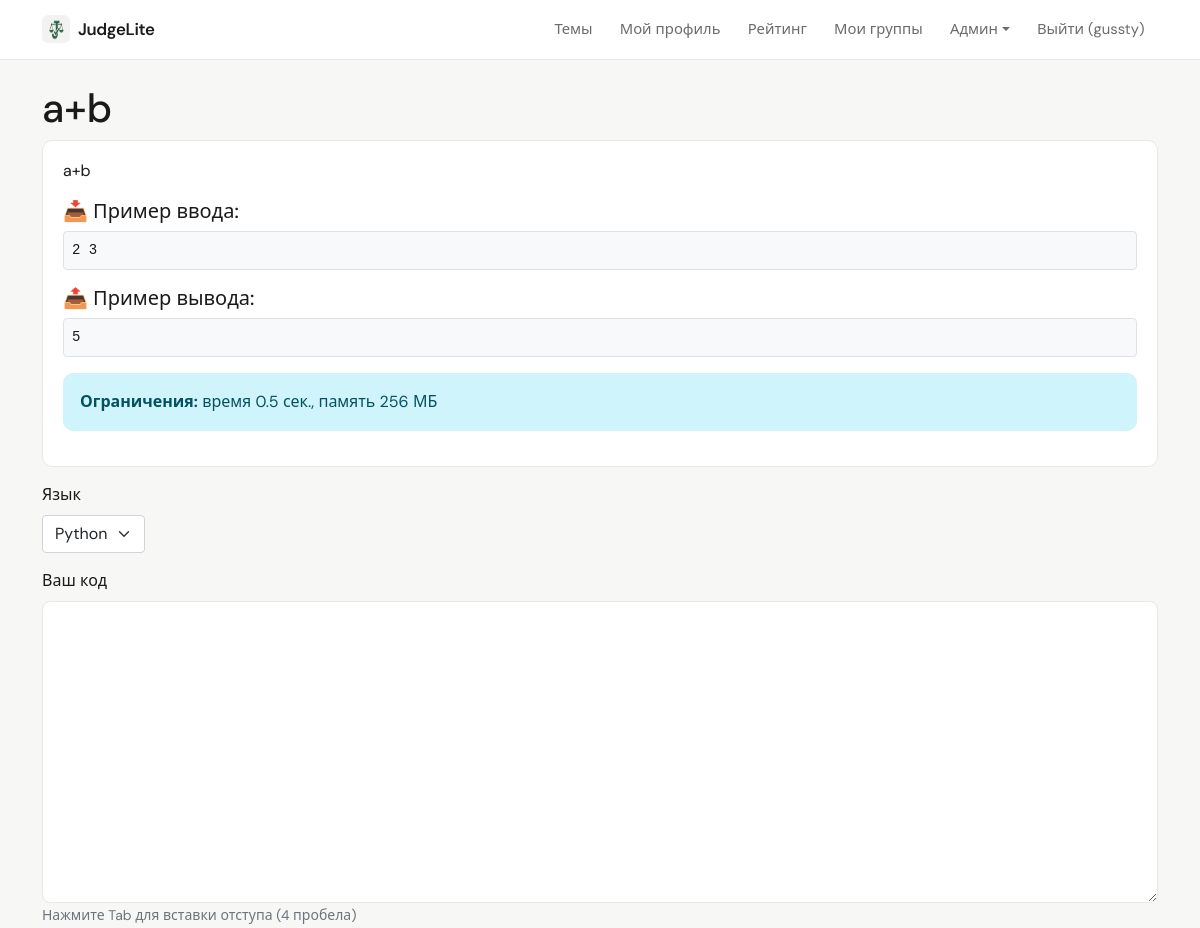
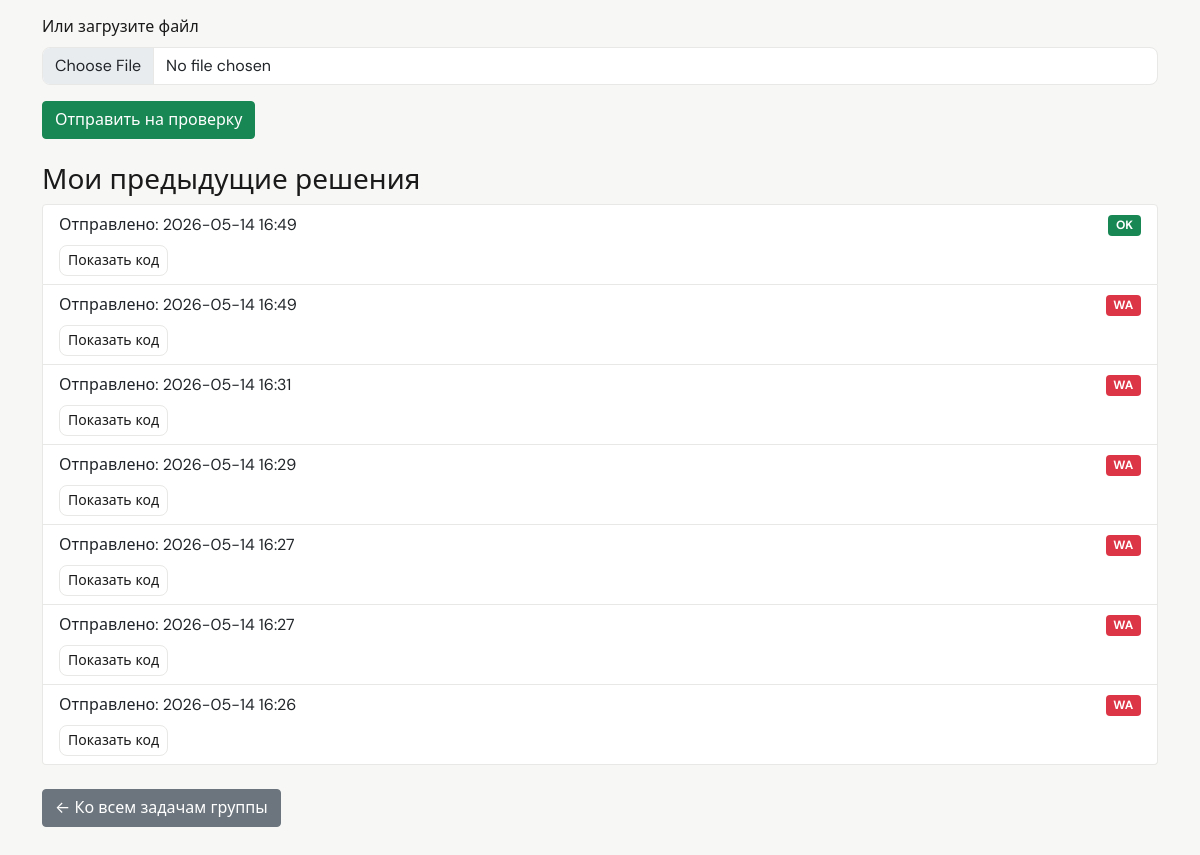
The page /group/task/1 (signed in) on the database its author committed (2 pictures, top to bottom).
### data/users.py (models this page shows, shortened)
class User(SqlAlchemyBase, UserMixin, SerializerMixin):
    __tablename__ = 'users'
    id = sqlalchemy.Column(sqlalchemy.Integer, primary_key=True, autoincrement=True)
    name = sqlalchemy.Column(sqlalchemy.String, nullable=True)
    about = sqlalchemy.Column(sqlalchemy.String, nullable=True)
    email = sqlalchemy.Column(sqlalchemy.String, index=True, unique=True, nullable=True)
    hashed_password = sqlalchemy.Column(sqlalchemy.String, nullable=True)
    created_date = sqlalchemy.Column(sqlalchemy.DateTime, default=datetime.datetime.now)
    is_admin = sqlalchemy.Column(sqlalchemy.Boolean, default=False)
    is_super_admin = sqlalchemy.Column(sqlalchemy.Boolean, default=False)
    avatar_filename = sqlalchemy.Column(sqlalchemy.String, nullable=True)  # новое поле
    submissions = orm.relationship("Submission", back_populates="user")

### data/group_tasks.py (models this page shows)
class GroupTask(SqlAlchemyBase):
    __tablename__ = 'group_tasks'
    id = sqlalchemy.Column(sqlalchemy.Integer, primary_key=True, autoincrement=True)
    group_id = sqlalchemy.Column(sqlalchemy.Integer, sqlalchemy.ForeignKey("groups.id"), nullable=False)
    title = sqlalchemy.Column(sqlalchemy.String, nullable=False)
    description = sqlalchemy.Column(sqlalchemy.Text, nullable=False)
    input_example = sqlalchemy.Column(sqlalchemy.Text, nullable=True)
    output_example = sqlalchemy.Column(sqlalchemy.Text, nullable=True)
    tests_json = sqlalchemy.Column(sqlalchemy.Text, nullable=False)
    time_limit = sqlalchemy.Column(sqlalchemy.Float, default=2.0)
    created_by = sqlalchemy.Column(sqlalchemy.Integer, sqlalchemy.ForeignKey("users.id"), nullable=False)
    created_at = sqlalchemy.Column(sqlalchemy.DateTime, default=datetime.datetime.now)
    group = orm.relationship("Group", back_populates="tasks")
    submissions = orm.relationship("GroupSubmission", back_populates="task", cascade="all, delete-orphan")

### data/group_submissions.py (models this page shows)
class GroupSubmission(SqlAlchemyBase):
    __tablename__ = 'group_submissions'
    id = sqlalchemy.Column(sqlalchemy.Integer, primary_key=True, autoincrement=True)
    task_id = sqlalchemy.Column(sqlalchemy.Integer, sqlalchemy.ForeignKey("group_tasks.id"), nullable=False)
    user_id = sqlalchemy.Column(sqlalchemy.Integer, sqlalchemy.ForeignKey("users.id"), nullable=False)
    code = sqlalchemy.Column(sqlalchemy.Text, nullable=False)
    language = sqlalchemy.Column(sqlalchemy.String, default='python')
    status = sqlalchemy.Column(sqlalchemy.String, default='pending')
    details = sqlalchemy.Column(sqlalchemy.Text, nullable=True)
    created_at = sqlalchemy.Column(sqlalchemy.DateTime, default=datetime.datetime.now)
    review_comment = sqlalchemy.Column(sqlalchemy.Text, nullable=True)
    task = orm.relationship("GroupTask", back_populates="submissions")
    user = orm.relationship("User")

### app.py (the view, shortened to what this page needs)
@app.route('/group/task/<int:task_id>', methods=['GET', 'POST'])
@login_required
def group_task_detail(task_id):
    form = SubmissionForm()
    task = None
    group = None
    previous_submissions = []
    with db_session.session_scope() as session:
        task = session.query(GroupTask).get(task_id)
        if not task:
            flash('Задача не найдена', 'danger')
            return redirect(url_for('my_groups'))
        group = session.query(Group).get(task.group_id)
        is_member = session.query(GroupMember).filter_by(group_id=group.id, user_id=current_user.id).first()
        if not is_member and group.created_by != current_user.id:
            flash('Доступ запрещён', 'danger')
            return redirect(url_for('my_groups'))
        previous_submissions = session.query(GroupSubmission).filter(
            GroupSubmission.task_id == task_id,
            GroupSubmission.user_id == current_user.id
        ).order_by(GroupSubmission.created_at.desc()).all()
    temp_code = flask_session.pop('temp_code', None)
    if temp_code:
        form.code.data = temp_code
    return render_template('group_task_detail.html', task=task, form=form, group=group,
                           previous_submissions=previous_submissions)

### forms/task.py
class SubmissionForm(FlaskForm):
    code = TextAreaField('Ваш код', validators=[DataRequired()])
    file = FileField('Или загрузите файл')
    language = SelectField('Язык', choices=[('python', 'Python'), ('cpp', 'C++')], default='python')
    submit = SubmitField('Отправить на проверку')

### app.py (called while the page is built)
@login_manager.user_loader
def load_user(user_id):
    session = db_session.create_session()
    user = session.get(User, int(user_id))
    if user:
        _ = user.is_admin
        _ = user.is_super_admin
    session.close()
    return user

@app.context_processor
def inject_user():
    return dict(current_user=current_user)

### data/db_session.py (called while the page is built)
def create_session() -> Session:
    global __factory
    return __factory()

@contextmanager
def session_scope():
    session = create_session()
    try:
        yield session
        session.commit()
    except Exception:
        session.rollback()
        raise
    finally:
        session.close()

### templates/group_task_detail.html (shortened to what this page needs)
{% extends "base.html" %}
{% block content %}
<h1>{{ task.title }}</h1>
<div class="card app-card mb-3">
    <div class="card-body">
        <p>{{ task.description|safe }}</p>
        {% if task.input_example %}
            <h5>📥 Пример ввода:</h5>
            <pre class="bg-light p-2 border rounded">{{ task.input_example }}</pre>
        {% endif %}
        {% if task.output_example %}
            <h5>📤 Пример вывода:</h5>
            <pre class="bg-light p-2 border rounded">{{ task.output_example }}</pre>
        {% endif %}
        <div class="alert alert-info">
            <strong>Ограничения:</strong> время {{ task.time_limit }} сек., память 256 МБ
        </div>
    </div>
</div>
<form method="POST" enctype="multipart/form-data" id="taskForm">
    <div class="mb-3">
        {{ form.language.label(class="form-label") }}
        {{ form.language(class="form-select", style="width: auto;") }}
    </div>
    <div class="mb-3">
        {{ form.code.label(class="form-label") }}
        {{ form.code(class="form-control font-monospace", rows=12, id="code-editor") }}
        <small class="text-muted">Нажмите Tab для вставки отступа (4 пробела)</small>
    </div>
    <div class="mb-3">
        {{ form.file.label(class="form-label") }}
        {{ form.file(class="form-control") }}
    </div>
    {{ form.submit(class="btn btn-success") }}
</form>
{% if previous_submissions %}
<h3 class="mt-4">Мои предыдущие решения</h3>
<div class="list-group mb-3">
    {% for sub in previous_submissions %}
    <div class="list-group-item">
        <div class="d-flex justify-content-between align-items-center">
            <span>Отправлено: {{ sub.created_at.strftime('%Y-%m-%d %H:%M') }}</span>
            <span class="badge bg-{{ 'success' if sub.status=='OK' else 'danger' if sub.status in ['WA','RE','CE','TL'] else 'secondary' }}">
                {{ sub.status }}
            </span>
        </div>
        <button class="btn btn-sm btn-outline-secondary mt-2" type="button" data-bs-toggle="collapse" data-bs-target="#code-{{ sub.id }}">Показать код</button>
    </div>
    {% endfor %}
</div>
{% endif %}
<a href="{{ url_for('group_tasks_list', group_id=group.id) }}" class="btn btn-secondary mt-2">← Ко всем задачам группы</a>
{% endblock %}

### templates/base.html (shortened to what this page needs)
<!doctype html>
<html lang="ru">
<head>
    <link href="https://cdn.jsdelivr.net/npm/bootstrap@5.0.2/dist/css/bootstrap.min.css" rel="stylesheet">
    <link href="{{ url_for('static', filename='app.css') }}" rel="stylesheet">
</head>
<body class="app-body {% block body_class %}{% endblock %}">
    <nav class="navbar navbar-expand-lg app-navbar">
        <div class="container">
            <a class="navbar-brand d-flex align-items-center gap-2" href="{{ url_for('index') }}">
                <img src="{{ url_for('static', filename='judgelite-mark.png') }}" alt="" class="app-brand-mark" width="28" height="28">
                <span>JudgeLite</span>
            </a>
            <div class="collapse navbar-collapse" id="navbarNav">
                <ul class="navbar-nav ms-auto">
                    <li class="nav-item"><a class="nav-link" href="{{ url_for('topics_list') }}">Темы</a></li>
                    {% if current_user.is_authenticated %}
                        <li class="nav-item"><a class="nav-link" href="{{ url_for('profile') }}">Мой профиль</a></li>
                        <li class="nav-item"><a class="nav-link" href="{{ url_for('rating') }}">Рейтинг</a></li>
                        <li class="nav-item"><a class="nav-link" href="{{ url_for('my_groups') }}">Мои группы</a></li>
                        {% if current_user.is_admin %}
                            <li class="nav-item dropdown">
                                <a class="nav-link dropdown-toggle" href="#" id="adminDropdown" role="button" data-bs-toggle="dropdown">Админ</a>
                            </li>
                        {% endif %}
                        <li class="nav-item"><a class="nav-link" href="{{ url_for('logout') }}">Выйти ({{ current_user.name }})</a></li>
                    {% else %}
                        <li class="nav-item"><a class="nav-link" href="{{ url_for('login') }}">Войти</a></li>
                        <li class="nav-item"><a class="nav-link" href="{{ url_for('register') }}">Регистрация</a></li>
                    {% endif %}
                </ul>
            </div>
        </div>
    </nav>
    <div class="container mt-4" style="padding-bottom: 80px;">
        {% block content %}{% endblock %}
    </div>
</body>
</html>

### static/app.css (style rules this page uses)
:root { --app-bg: #f7f7f5; --app-surface: #ffffff; --app-text: #1a1a1a; --app-muted: #6b6b6b; --app-border: #e8e8e6; --app-accent: #2d6a4f; --app-accent-hover: #1b4332; --app-radius: 10px; --app-font: "DM Sans", system-ui, -apple-system, "Segoe UI", Roboto, sans-serif; --chart-grid: rgba(0, 0, 0, 0.06); --chart-muted: #6b6b6b; --chart-donut-border: #ffffff; }
.app-brand-mark { border-radius: 6px; flex-shrink: 0; }
.app-body { font-family: var(--app-font); background-color: var(--app-bg); color: var(--app-text); min-height: 100vh; -webkit-font-smoothing: antialiased; }
.app-body .container.mt-4 { padding-bottom: 5rem !important; }
.app-navbar { background: var(--app-surface) !important; border-bottom: 1px solid var(--app-border) !important; padding-top: 0.65rem; padding-bottom: 0.65rem; }
.app-navbar .navbar-brand { font-weight: 600; letter-spacing: -0.02em; color: var(--app-text) !important; font-size: 1.05rem; }
.app-navbar .nav-link { color: var(--app-muted) !important; font-size: 0.925rem; padding: 0.5rem 0.85rem !important; border-radius: 6px; transition: color 0.15s ease, background 0.15s ease; }
.app-card { background: var(--app-surface); border: 1px solid var(--app-border); border-radius: var(--app-radius); box-shadow: none; }
.app-card .card-body { padding: 1.15rem 1.25rem; }
.app-body .btn-outline-secondary { border-radius: 8px; border-color: var(--app-border); color: var(--app-text); }
.app-body .form-control { border-radius: 8px; border-color: var(--app-border); }
.app-body .alert { border-radius: var(--app-radius); border: 1px solid transparent; }
.app-body .list-group-item { border-color: var(--app-border); }
.app-body .card { border: 1px solid var(--app-border); border-radius: var(--app-radius); box-shadow: none; }

### rows shown on the page
User: name "gussty"
GroupTask: title "a+b", description "a+b", input_example "2 3", output_example "5", time_limit "0.5"
GroupSubmission: created_at "2026-05-14 16:49", status "OK"
GroupSubmission: created_at "2026-05-14 16:49", status "WA"
GroupSubmission: created_at "2026-05-14 16:31", status "WA"
GroupSubmission: created_at "2026-05-14 16:29", status "WA"
GroupSubmission: created_at "2026-05-14 16:27", status "WA"
GroupSubmission: created_at "2026-05-14 16:27", status "WA"
GroupSubmission: created_at "2026-05-14 16:26", status "WA"
